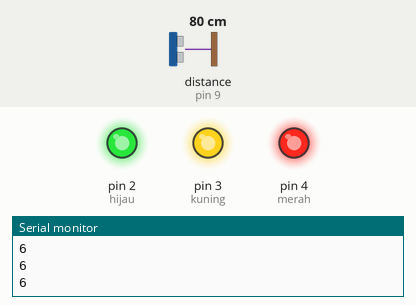
This sketch was run on a simulated Arduino Uno, built with avr-gcc and run on an emulated ATmega328P. Shown: output pins drawn as LEDs (lit = HIGH), the last lines printed to the serial monitor. The test bench sets the inputs (shaded band); at power-on: distance to the obstacle (sensor on pin 9) 80 cm.

Above: at 1.2 s.
1.3 s: distance to the obstacle (sensor on pin 9) set to 47 cm
2.8 s: distance to the obstacle (sensor on pin 9) set to 40 cm
At 3.6 s:
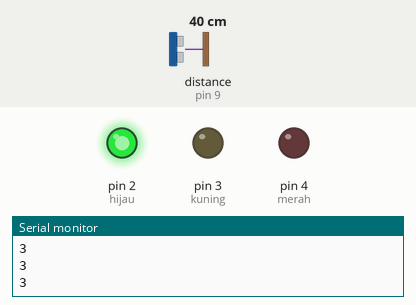
4.3 s: distance to the obstacle (sensor on pin 9) set to 33 cm
5.8 s: distance to the obstacle (sensor on pin 9) set to 26 cm
At 6.4 s:
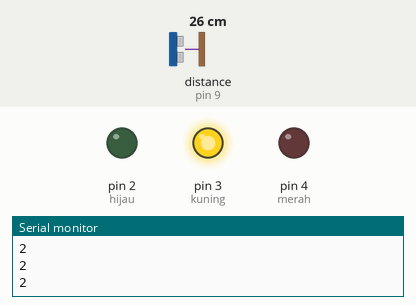
7.3 s: distance to the obstacle (sensor on pin 9) set to 16 cm
8.8 s: distance to the obstacle (sensor on pin 9) set to 12 cm
At 9.7 s:
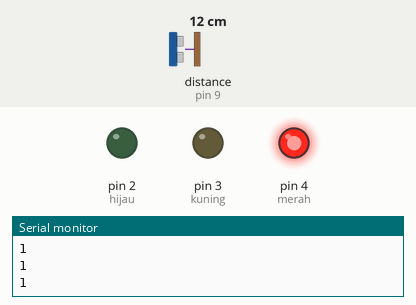
Timing chart, 0 to 11.3 s (numbered marks = the images above; inputs shaded):
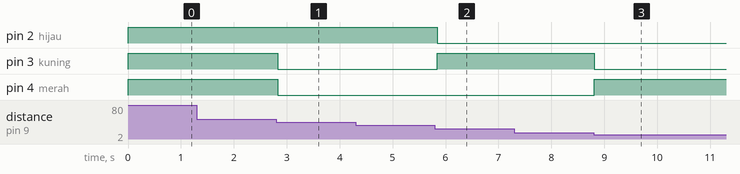

Measured:
- the behaviour switches between 45 and 44 cm on distance to the obstacle (sensor on pin 9) (found by bisection; images 0 and 1)
- the behaviour switches between 30 and 29 cm on distance to the obstacle (sensor on pin 9) (found by bisection; images 1 and 2)
- the behaviour switches between 15 and 14 cm on distance to the obstacle (sensor on pin 9) (found by bisection; images 2 and 3)
- after the input at 2.8 s, pin 3 (kuning), pin 4 (merah): HIGH → LOW at once
- after the input at 5.8 s, pin 2 (hijau): HIGH → LOW after 0.05 s; pin 3 (kuning): LOW → HIGH after 0.05 s
- after the input at 8.8 s, pin 3 (kuning): HIGH → LOW at once; pin 4 (merah): LOW → HIGH at once

The sketch:

ultrasonic.ino
```cpp
#include <Ultrasonic.h>
Ultrasonic ultrasonic(8, 9);
int distance;
int merah = 4;
int kuning = 3;
int hijau = 2;

void setup() {
  pinMode(merah, OUTPUT);
  pinMode(kuning, OUTPUT);
  pinMode(hijau, OUTPUT);
  Serial.begin(9600);
}

void loop() {
  // put your main code here, to run repeatedly:
  distance = ultrasonic.read();
  distance = map(distance, 0, 30, 1, 3);
  Serial.println(distance);
  switch (distance) {
    case 1:
      digitalWrite(merah, HIGH);
      digitalWrite(kuning, LOW);
      digitalWrite(hijau, LOW);
      break;
    case 2:
      digitalWrite(merah, LOW);
      digitalWrite(kuning, HIGH);
      digitalWrite(hijau, LOW);
      break;
    case 3:
      digitalWrite(merah, LOW);
      digitalWrite(kuning, LOW);
      digitalWrite(hijau, HIGH);
      break;
    default:
      digitalWrite(merah, HIGH);
      digitalWrite(kuning, HIGH);
      digitalWrite(hijau, HIGH);
      break;
  }
  delay(50);
}
```
